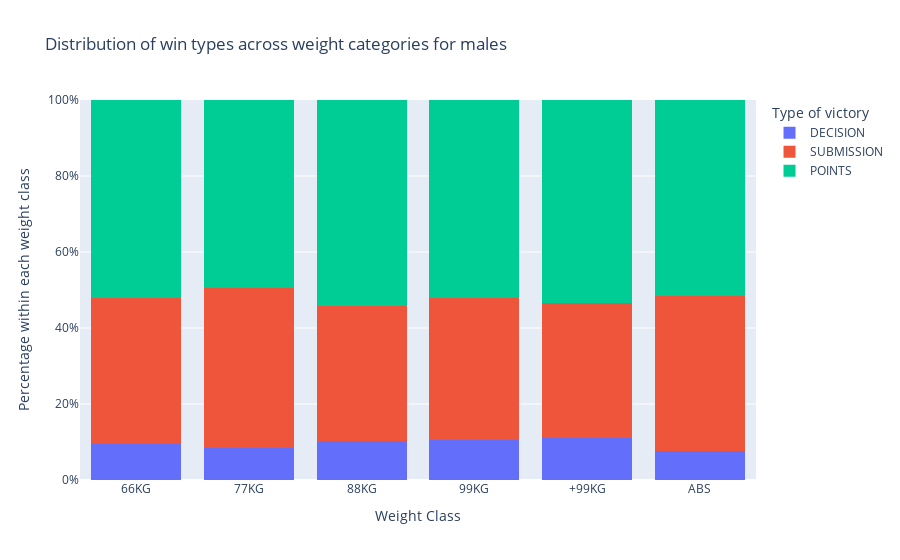
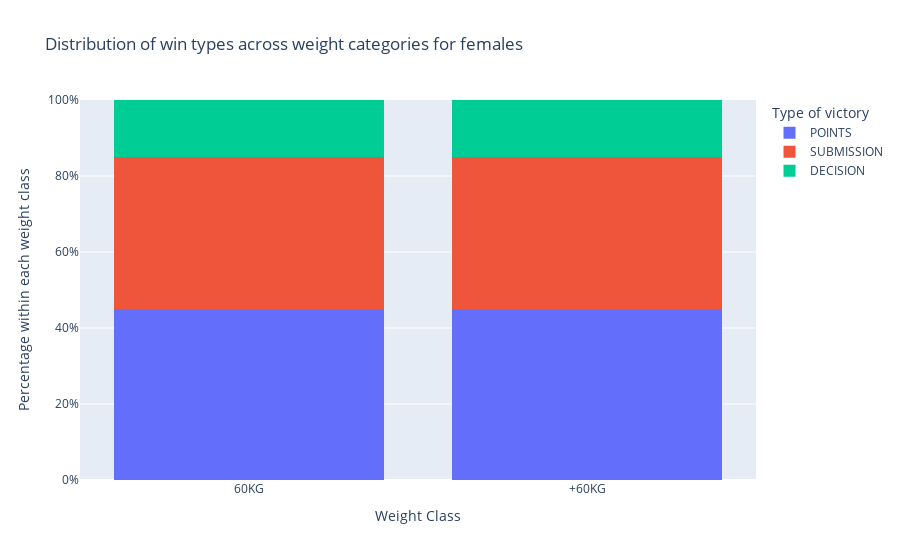

The notebook cell saved with these charts, in order:
### Markdown cell above
### Exploratory Data Analysis (EDA)

We are finally ready to explore the dataset and discover any relationships.

### Code cell
#df.shape
dfm['percentagecount']=(0.01)
figm = px.histogram(dfm, x='weight_class', y='percentagecount', title = 'Distribution of win types across weight categories for males', color='win_type', barmode='stack', barnorm='percent',labels=dict(weight_class='Weight Class', y="Percentage", win_type="Type of victory"))
figm.update_layout(yaxis_ticksuffix = '%', yaxis_title= 'Percentage within each weight class')
figm.update_xaxes(categoryorder='array', categoryarray= ['66KG', '77KG', '88KG', '99KG', '+99KG'])
figm.show()

dff['percentagecount']=(0.01)
figf = px.histogram(dff, x='weight_class', y='percentagecount', title = 'Distribution of win types across weight categories for females', color='win_type', barmode='stack', barnorm='percent',labels=dict(weight_class='Weight Class', y="Percentage", win_type="Type of victory"))
figf.update_layout(yaxis_ticksuffix = '%', yaxis_title= 'Percentage within each weight class')
figf.update_xaxes(categoryorder='array', categoryarray= ['60KG', '+60KG'])
figf.show()

### Figure 1 — Plotly figure (JSON) as saved in the notebook; plotly's stock layout.template omitted (floating-point values rounded to 4 significant figures; data arrays with more than 128 entries replaced by an {"elided": "..."} marker saying what was removed)
{"data": [{"alignmentgroup": "True", "bingroup": "x", "histfunc": "sum", "hovertemplate": "Type of victory=DECISION<br>Weight Class=%{x}<br>sum of percentagecount (normalized as percent)=%{y}<extra></extra>", "legendgroup": "DECISION", "marker": {"color": "#636efa", "pattern": {"shape": ""}}, "name": "DECISION", "offsetgroup": "DECISION", "orientation": "v", "showlegend": true, "type": "histogram", "x": ["ABS", "99KG", "ABS", "+99KG", "+99KG", "77KG", "+99KG", "+99KG", "+99KG", "+99KG", "66KG", "+99KG", "+99KG", "99KG", "88KG", "77KG", "ABS", "ABS", "ABS", "99KG", "66KG", "77KG", "88KG", "77KG", "99KG", "88KG", "88KG", "66KG", "66KG", "ABS", "+99KG", "77KG", "66KG", "ABS", "66KG", "66KG", "99KG", "66KG", "99KG", "99KG", "99KG", "ABS", "88KG", "66KG", "77KG", "+99KG", "99KG", "99KG", "77KG", "88KG", "ABS", "66KG", "88KG", "77KG", "77KG", "88KG", "66KG", "88KG", "66KG", "77KG", "66KG", "66KG", "77KG", "99KG", "88KG", "77KG", "88KG", "ABS", "99KG", "99KG", "+99KG", "+99KG", "99KG", "ABS", "77KG", "+99KG", "77KG", "66KG", "ABS", "88KG", "66KG", "+99KG", "99KG", "88KG", "+99KG", "ABS", "ABS", "88KG", "88KG", "88KG", "88KG"], "xaxis": "x", "y": [0.01, 0.01, 0.01, 0.01, 0.01, 0.01, 0.01, 0.01, 0.01, 0.01, 0.01, 0.01, 0.01, 0.01, 0.01, 0.01, 0.01, 0.01, 0.01, 0.01, 0.01, 0.01, 0.01, 0.01, 0.01, 0.01, 0.01, 0.01, 0.01, 0.01, 0.01, 0.01, 0.01, 0.01, 0.01, 0.01, 0.01, 0.01, 0.01, 0.01, 0.01, 0.01, 0.01, 0.01, 0.01, 0.01, 0.01, 0.01, 0.01, 0.01, 0.01, 0.01, 0.01, 0.01, 0.01, 0.01, 0.01, 0.01, 0.01, 0.01, 0.01, 0.01, 0.01, 0.01, 0.01, 0.01, 0.01, 0.01, 0.01, 0.01, 0.01, 0.01, 0.01, 0.01, 0.01, 0.01, 0.01, 0.01, 0.01, 0.01, 0.01, 0.01, 0.01, 0.01, 0.01, 0.01, 0.01, 0.01, 0.01, 0.01, 0.01], "yaxis": "y"}, {"alignmentgroup": "True", "bingroup": "x", "histfunc": "sum", "hovertemplate": "Type of victory=SUBMISSION<br>Weight Class=%{x}<br>sum of percentagecount (normalized as percent)=%{y}<extra></extra>", "legendgroup": "SUBMISSION", "marker": {"color": "#EF553B", "pattern": {"shape": ""}}, "name": "SUBMISSION", "offsetgroup": "SUBMISSION", "orientation": "v", "showlegend": true, "type": "histogram", "x": {"elided": "371 str values"}, "xaxis": "x", "y": {"elided": "371 float values"}, "yaxis": "y"}, {"alignmentgroup": "True", "bingroup": "x", "histfunc": "sum", "hovertemplate": "Type of victory=POINTS<br>Weight Class=%{x}<br>sum of percentagecount (normalized as percent)=%{y}<extra></extra>", "legendgroup": "POINTS", "marker": {"color": "#00cc96", "pattern": {"shape": ""}}, "name": "POINTS", "offsetgroup": "POINTS", "orientation": "v", "showlegend": true, "type": "histogram", "x": {"elided": "502 str values"}, "xaxis": "x", "y": {"elided": "502 float values"}, "yaxis": "y"}], "layout": {"barmode": "stack", "barnorm": "percent", "legend": {"title": {"text": "Type of victory"}, "tracegroupgap": 0}, "title": {"text": "Distribution of win types across weight categories for males"}, "xaxis": {"anchor": "y", "categoryarray": ["66KG", "77KG", "88KG", "99KG", "+99KG"], "categoryorder": "array", "domain": [0, 1], "title": {"text": "Weight Class"}}, "yaxis": {"anchor": "x", "domain": [0, 1], "ticksuffix": "%", "title": {"text": "Percentage within each weight class"}}}}

### Figure 2 — Plotly figure (JSON) as saved in the notebook; plotly's stock layout.template omitted (floating-point values rounded to 4 significant figures)
{"data": [{"alignmentgroup": "True", "bingroup": "x", "histfunc": "sum", "hovertemplate": "Type of victory=POINTS<br>Weight Class=%{x}<br>sum of percentagecount (normalized as percent)=%{y}<extra></extra>", "legendgroup": "POINTS", "marker": {"color": "#636efa", "pattern": {"shape": ""}}, "name": "POINTS", "offsetgroup": "POINTS", "orientation": "v", "showlegend": true, "type": "histogram", "x": ["60KG", "+60KG", "+60KG", "60KG", "+60KG", "+60KG", "60KG", "60KG", "60KG", "+60KG", "+60KG", "+60KG", "60KG", "+60KG", "+60KG", "60KG", "60KG", "60KG"], "xaxis": "x", "y": [0.01, 0.01, 0.01, 0.01, 0.01, 0.01, 0.01, 0.01, 0.01, 0.01, 0.01, 0.01, 0.01, 0.01, 0.01, 0.01, 0.01, 0.01], "yaxis": "y"}, {"alignmentgroup": "True", "bingroup": "x", "histfunc": "sum", "hovertemplate": "Type of victory=SUBMISSION<br>Weight Class=%{x}<br>sum of percentagecount (normalized as percent)=%{y}<extra></extra>", "legendgroup": "SUBMISSION", "marker": {"color": "#EF553B", "pattern": {"shape": ""}}, "name": "SUBMISSION", "offsetgroup": "SUBMISSION", "orientation": "v", "showlegend": true, "type": "histogram", "x": ["60KG", "+60KG", "+60KG", "60KG", "+60KG", "+60KG", "+60KG", "+60KG", "60KG", "60KG", "+60KG", "60KG", "60KG", "60KG", "60KG", "+60KG"], "xaxis": "x", "y": [0.01, 0.01, 0.01, 0.01, 0.01, 0.01, 0.01, 0.01, 0.01, 0.01, 0.01, 0.01, 0.01, 0.01, 0.01, 0.01], "yaxis": "y"}, {"alignmentgroup": "True", "bingroup": "x", "histfunc": "sum", "hovertemplate": "Type of victory=DECISION<br>Weight Class=%{x}<br>sum of percentagecount (normalized as percent)=%{y}<extra></extra>", "legendgroup": "DECISION", "marker": {"color": "#00cc96", "pattern": {"shape": ""}}, "name": "DECISION", "offsetgroup": "DECISION", "orientation": "v", "showlegend": true, "type": "histogram", "x": ["60KG", "60KG", "+60KG", "+60KG", "60KG", "+60KG"], "xaxis": "x", "y": [0.01, 0.01, 0.01, 0.01, 0.01, 0.01], "yaxis": "y"}], "layout": {"barmode": "stack", "barnorm": "percent", "legend": {"title": {"text": "Type of victory"}, "tracegroupgap": 0}, "title": {"text": "Distribution of win types across weight categories for females"}, "xaxis": {"anchor": "y", "categoryarray": ["60KG", "+60KG"], "categoryorder": "array", "domain": [0, 1], "title": {"text": "Weight Class"}}, "yaxis": {"anchor": "x", "domain": [0, 1], "ticksuffix": "%", "title": {"text": "Percentage within each weight class"}}}}
